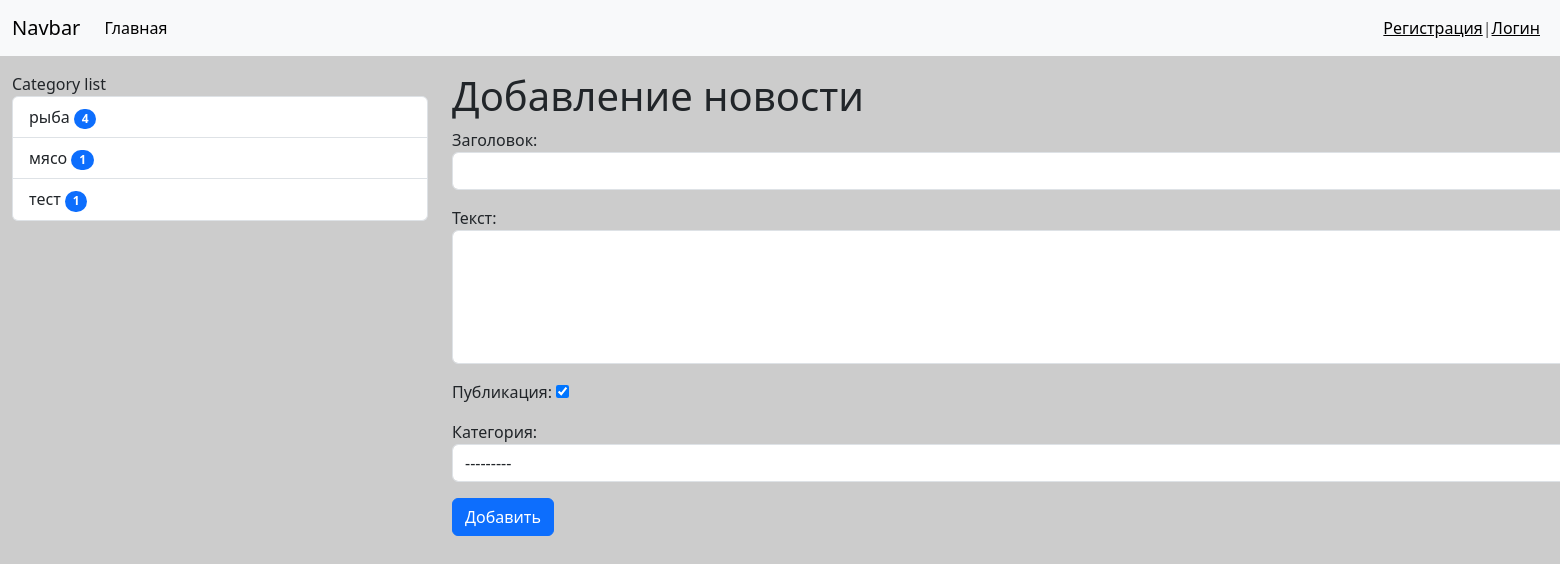
/news/news/add_news, run on the app's committed database.
### News/models.py (models this page shows)
class Category(models.Model):
    title = models.CharField(max_length=150, db_index=True, verbose_name='Категория')
    def get_absolute_url(self):
        return reverse_lazy('Category', kwargs={'category_id': self.pk})
    class Meta:
        verbose_name = 'Категория'
        verbose_name_plural = ('Категории')
        ordering = ['title']

### News/views.py (the view)
# urls.py: path('news/add_news', AddNews.as_view(), name='Add_news'),
class AddNews(CreateView):
    form_class = NewsForm
    template_name = 'News/add_news.html'
    login_url ='/admin/'

### News/forms.py (shortened to what this page needs)
class NewsForm(forms.ModelForm):
    class Meta:
        model = News
        fields = ['title', 'content', 'is_published', 'category']
        widgets = {
            'title': forms.TextInput(attrs={
                'class': 'form-control'
            }),
            'content': forms.Textarea(attrs={
                'class': 'form-control',
                'rows': 5
            }),
            'category': forms.Select(attrs={
                'class': 'form-control'
            }),
        }

### News/templatetags/news_tags.py (called while the page is built)
@register.simple_tag(name='get_list_categories')
def get_categories():
    return Category.objects.all()

@register.inclusion_tag('news/list_categories.html')
def show_categories(arg1='Category', arg2='list'):
    categories = Category.objects.annotate(cnt=Count('news', filter=F('news__is_published'))).filter(cnt__gt=0)
    return {'categories': categories, 'arg1': arg1, 'arg2': arg2}

### News/templates/News/add_news.html (shortened to what this page needs)
{% extends 'base.html' %}
{% block sidebar %}
   {% include 'inc/_sidebar.html' %}
{% endblock %}
{% block content %}
   <h1>Добавление новости</h1>
    <form action="{% url 'Add_news' %}" method="post" style="width: 1200px;">
        {{ form.as_p }}
<button type="submit" class="btn btn-primary btn-block">Добавить</button>
     </form>
{% endblock %}

### News/templates/News/list_categories.html
{% load news_tags %}
<div class="list-group">
    {{ arg1 }} {{ arg2 }}
       {% for cat in categories %}
        <a href="{{ cat.get_absolute_url }}" class="list-group-item list-group-item-action">{{ cat.title }}
            <span class="badge bg-primary rounded-pill">{{ cat.cnt }}</span></a>
        {% endfor %}
</div>

### djangopp/static/style.css (style rules this page uses)
body { background-color: #ccc }

### data on the page
Category: title "рыба", cnt "4"
Category: title "мясо", cnt "1"
Category: title "тест", cnt "1"

### other printed values
{{ arg1 }} "Category"
{{ arg2 }} "list"
